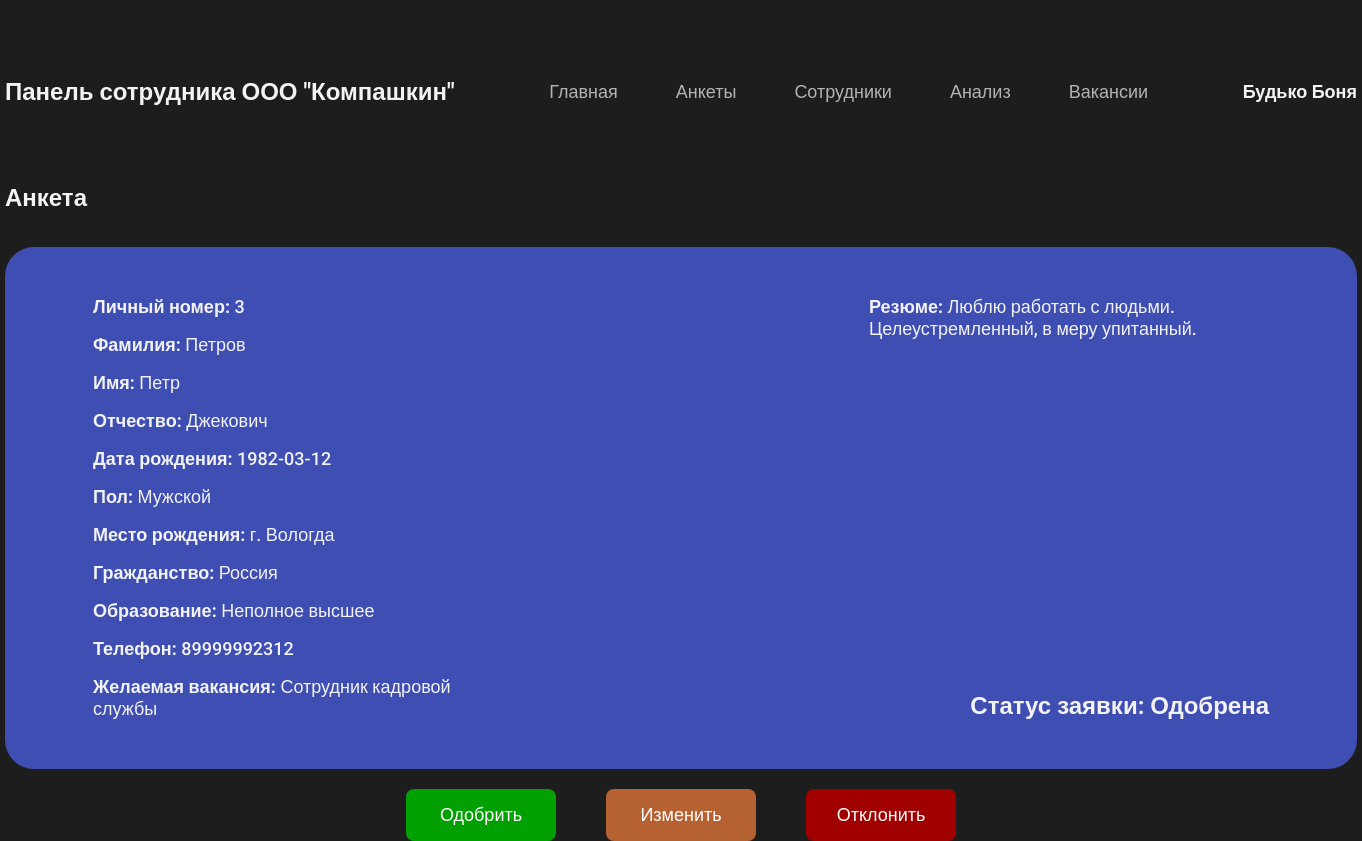
Screenshot of /hr_dep_sotr/anketa.php?id=3 (signed in) with the database file from the repository.
### tables this page shows
CREATE TABLE `anketa` (
  `id_anketa` int NOT NULL,
  `id_user` int NOT NULL,
  `fam` varchar(255) NOT NULL,
  `name` varchar(255) NOT NULL,
  `otch` varchar(255) DEFAULT NULL,
  `date_birthday` date NOT NULL,
  `pol` tinyint(1) NOT NULL,
  `mesto_rojdenia` varchar(255) NOT NULL,
  `grajdanstvo` varchar(255) NOT NULL,
  `obrazovanie` varchar(255) NOT NULL,
  `telephone` varchar(255) NOT NULL,
  `id_post` int NOT NULL,
  `resume` text NOT NULL,
  `status` varchar(255) NOT NULL
);

CREATE TABLE `posts` (
  `id_post` int NOT NULL,
  `name_post` varchar(255) NOT NULL,
  `cash` int NOT NULL,
  `active` tinyint(1) NOT NULL
);

### hr_dep_sotr/dbinfo.php (called while the page is built)
<?php
	return [
		'host' => 'localhost',
		'dbname' => 'hr_dep',
		'login' => 'root',
		'password' => 'root'
	];
?>

### hr_dep_sotr/hrlib.php (called while the page is built, shortened)
<?php
	class DB
	{
		private $db;
		public function __construct()
		{
			$dbinfo = require 'dbinfo.php';
			$this->db = new PDO('mysql:host=' . $dbinfo['host'] . ';dbname=' . $dbinfo['dbname'], $dbinfo['login'], $dbinfo['password']);
		}
		public function query($sql, $params = [])
		{
			$stmt = $this->db->prepare($sql);
			if ( !empty($params) ) {
				foreach ($params as $key => $value) {
					$stmt->bindValue(":$key", $value);
				}
			}
			$stmt->execute();
			return $stmt->fetchAll(PDO::FETCH_ASSOC);
		}
		public function get_name($id)
		{
            $param = [ "id" => $id ];
			$data = $this->query("SELECT fam, name FROM anketa WHERE id_user = :id", $param);
            if (isset($data[0]["fam"]) && isset($data[0]["name"])) {
				return $data[0]["fam"]." ".$data[0]["name"];
			}
			else {
				return null;
			}
		}
		public function get_info_from_anketa($id)
		{
            $param = [ "id" => $id ];
            $result = $this->query("SELECT * FROM anketa WHERE id_anketa = :id LIMIT 1", $param);
            if ($result) {
				$result[0]["pol"] = $result[0]["pol"] == "0" ? "Женский" : "Мужской";
                return $result[0];
            }
            else {
                return null;
            }
		}
		public function get_name_post($id)
		{
			$param = [ "id" => $id ];
			$data = $this->query("SELECT name_post FROM posts WHERE id_post = :id", $param);
            if (isset($data[0]["name_post"])) {
				return $data[0]["name_post"];
			}
			else {
				return null;
			}
		}
	}
?>

### hr_dep_sotr/anketa.php (the view, shortened to what this page needs)
<?php
    include "hrlib.php";
    $db = new DB;
    $id = $_SESSION['id'];
    $id_anketa = $_GET["id"];
?>
<!DOCTYPE html>
<html lang="en">
    <head>
        <link rel="stylesheet" href="css/index.css">
        <link rel="stylesheet" href="css/anketa.css">
    </head>
    <body>
        <header>
            <div class="container">
                <p class="logo">Панель сотрудника ООО "Компашкин"</p>
                <nav>
                    <ul>
                        <li>
                            <a class="main" href="index.php">Главная</a>
                        </li>
                        <li>
                            <a class="ankets" href="ankets.php">Анкеты</a>
                        </li>
                        <li>
                            <a class="send_anket" href="sotr.php">Сотрудники</a>
                        </li>
                        <li>
                            <a class="analyse" href="analyse.php">Анализ</a>
                        </li>
                        <li>
                            <a class="vacans" href="vacans.php">Вакансии</a>
                        </li>
                    </ul>
                </nav>
                <p class="name"><?php echo $db->get_name($id); ?></p>
            </div>
        </header>
        <section>
            <div class="container">
                <h1>Анкета</h1>
                <div class="block_info">
                        <?php
                            $data = $db->get_info_from_anketa($id_anketa);
                            if ($data != null) {
                                echo "
                                <div class='left_info'>
                                    <p class='number'>
                                        Личный номер: <span>".$data["id_anketa"]."</span>
                                    </p>
                                    <p class='fam'>
                                        Фамилия: <span>".$data["fam"]."</span>
                                    </p>
                                    <p class='name'>
                                        Имя: <span>".$data["name"]."</span>
                                    </p>
                                    <p class='otch'>
                                        Отчество: <span>".$data["otch"]."</span>
                                    </p>
                                    <p class='birthday'>
                                        Дата рождения: <span>".$data["date_birthday"]."</span>
                                    </p>
                                    <p class='pol'>
                                        Пол: <span>".$data["pol"]."</span>
                                    </p>
                                    <p class='mesto_rojdenia'>
                                        Место рождения: <span>".$data["mesto_rojdenia"]."</span>
                                    </p>
                                    <p class='grajdanstvo'>
                                        Гражданство: <span>".$data["grajdanstvo"]."</span>
                                    </p>
                                    <p class='obrazovanie'>
                                        Образование: <span>".$data["obrazovanie"]."</span>
                                    </p>
                                    <p class='telephone'>
                                        Телефон: <span>".$data["telephone"]."</span>
                                    </p>
                                    <p class='vacans'>
                                        Желаемая вакансия: <span>".$db->get_name_post($data["id_post"])."</span>
                                    </p>
                                </div>
                                <div class='right_info'>
                                    <p class='resume'>
                                        Резюме: <span>".$data["resume"]."</span>
                                    </p>
                                </div>
                                <p class='stat'>
                                    Статус заявки: <span>".$data["status"]."</span>
                                </p>
                                ";
                            }
                            else {
                                echo "<p class='not_anket'>Ошибочка, анкеты у Вас нет</p>";
                            }
                        ?>
                </div>
                <div class='btns'>
                    <a class='odobr'>Одобрить</a>
                    <a href="change_anketa.php?id=<?php echo $id_anketa; ?>" class='change'>Изменить</a>
                    <a class='otmena'>Отклонить</a>
                </div>
            </div>
        </section>
    </body>
</html>

### hr_dep_sotr/css/index.css (style rules this page uses)
* { padding: 0; margin: 0; box-sizing: border-box; font-family: 'Roboto', sans-serif; color: #F3F3F3; }
body { background-color: #1d1d1d; }
header { padding: 78px 0; }
header .container { display: flex; justify-content: space-between; align-items: center; }
.container { width: 1352px; margin: 0 auto; }
nav li { list-style-type: none; margin-right: 58px; }
nav li:last-child { margin-right: 0; }
nav ul { display: flex; }
.logo { font-size: 24px; font-weight: 700; }
nav a { font-size: 18px; font-weight: 500; opacity: .7; text-decoration: none; }
.main { opacity: 1; }
.name { font-size: 18px; font-weight: 700; }
h1 { margin-bottom: 35px; }
h1, .id, .status { font-size: 24px; font-weight: 700; }

### hr_dep_sotr/css/anketa.css (style rules this page uses)
.main { opacity: .7; }
.block_info { position: relative; width: 100%; background-color: #3f4eb3; border-radius: 29px; padding: 49px 88px; display: flex; justify-content: space-between; }
.left_info p, .right_info p { margin-bottom: 16px; font-size: 18px; font-weight: 700; width: 400px; }
.left_info p span, .right_info p span { font-weight: 500; }
.left_info p:last-child, .right_info p:last-child { margin-bottom: 0; }
.stat { position: absolute; bottom: 49px; right: 88px; font-size: 24px; font-weight: 700; }
.btns { display: flex; justify-content: center; margin-top: 20px; }
.btns a { width: 150px; padding: 15px 0; background-color: #3f4eb3; margin-right: 50px; border: none; border-radius: 8px; font-size: 18px; text-decoration: none; color: #FFFFFF; text-align: center; }
.btns a:last-child { margin-right: 0; }
a.odobr { background-color: #00A000; }
a.change { background-color: #B56132; }
a.otmena { background-color: #A00000; }

### rows the page displays
anketa: $db->get_name($id) "Будько Боня"
anketa: id_anketa "3", fam "Петров", name "Петр", otch "Джекович", date_birthday "1982-03-12", mesto_rojdenia "г. Вологда", grajdanstvo "Россия", obrazovanie "Неполное высшее", telephone "89999992312", id_post.name_post "Сотрудник кадровой службы", resume "Люблю работать с людьми. Целеустремленный, в меру упитанный.", status "Одобрена"

### other values shown
$data["pol"] "Мужской"
